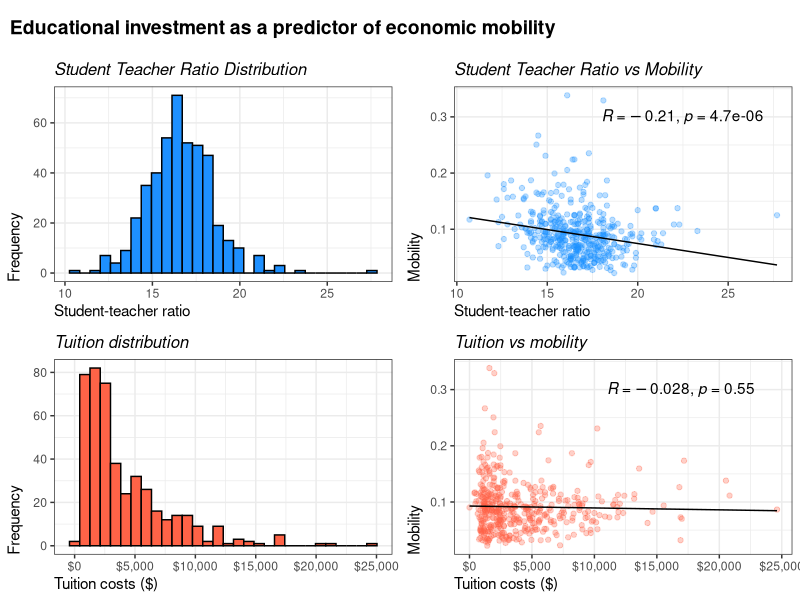
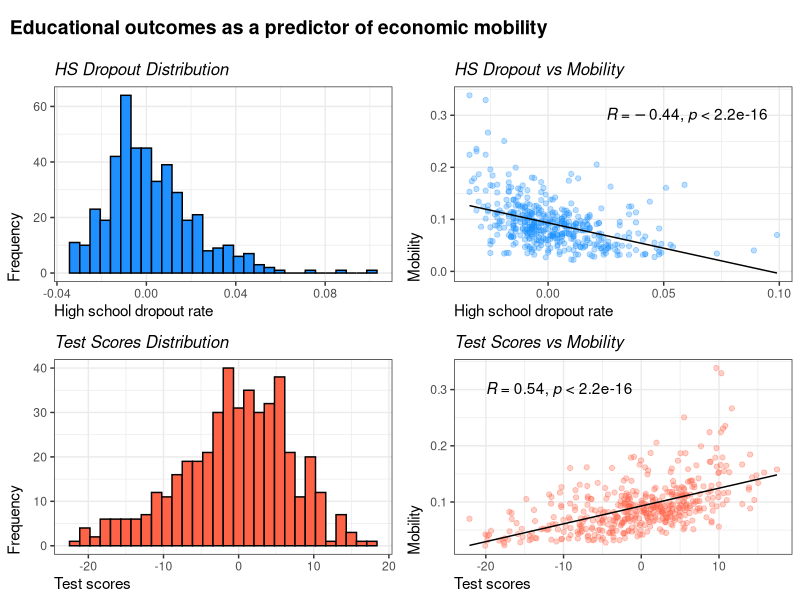
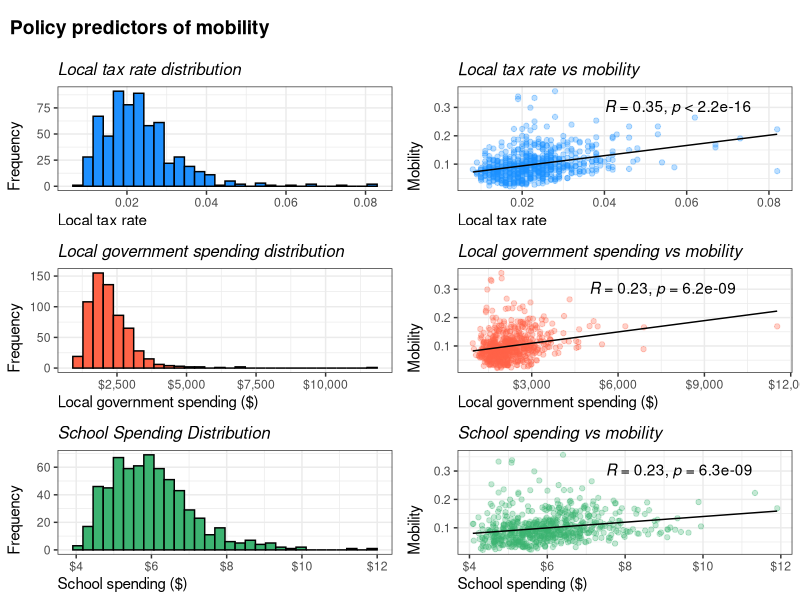
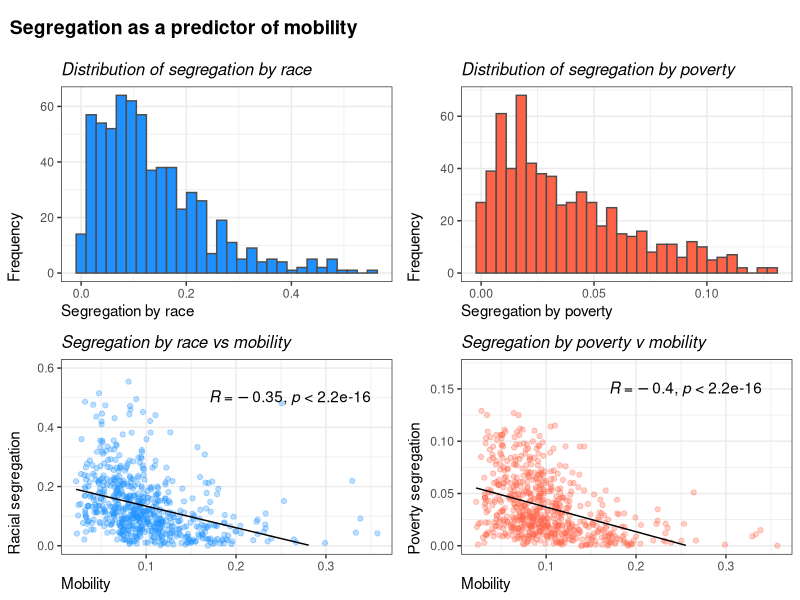
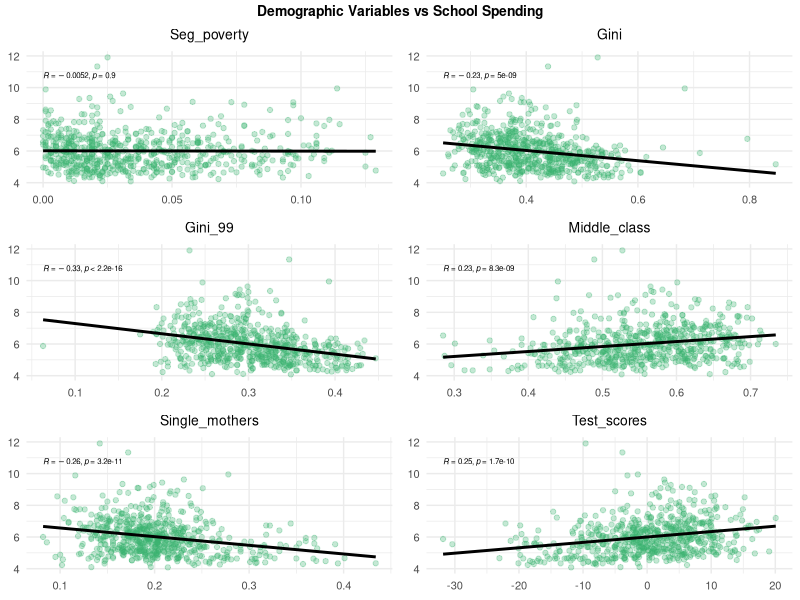
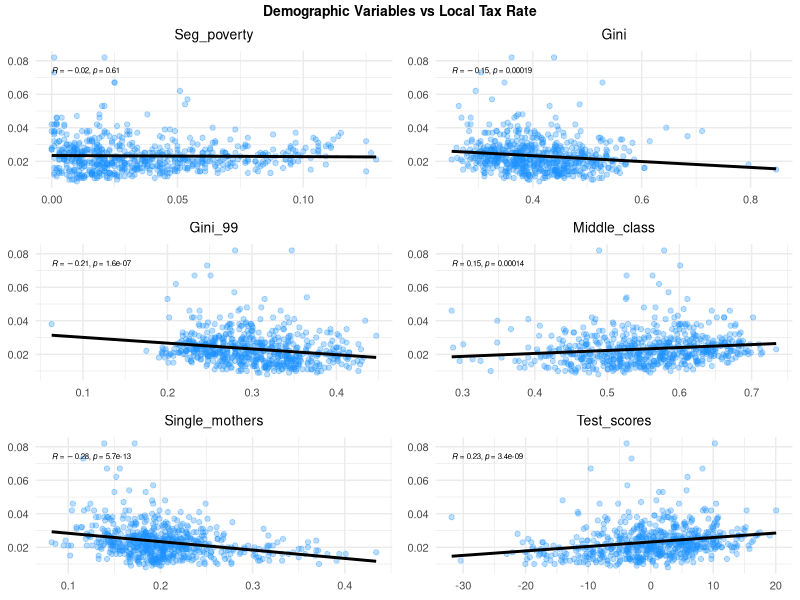
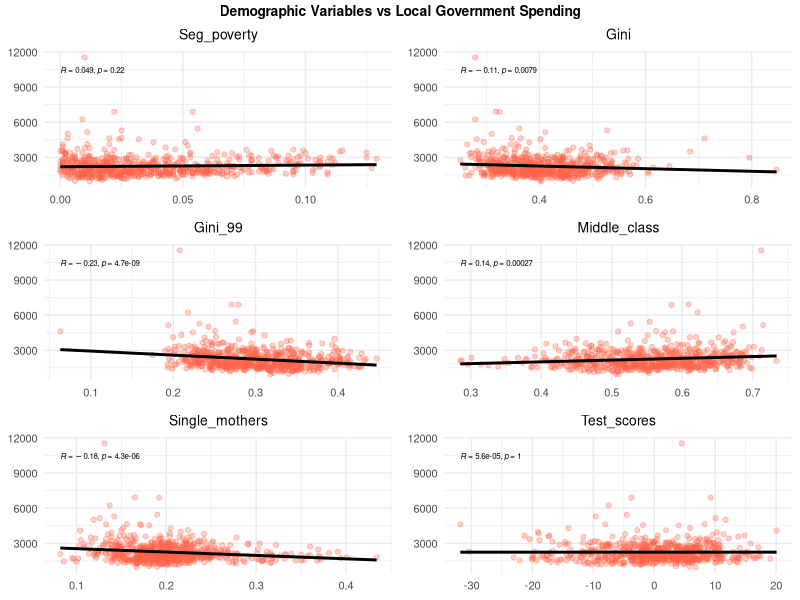
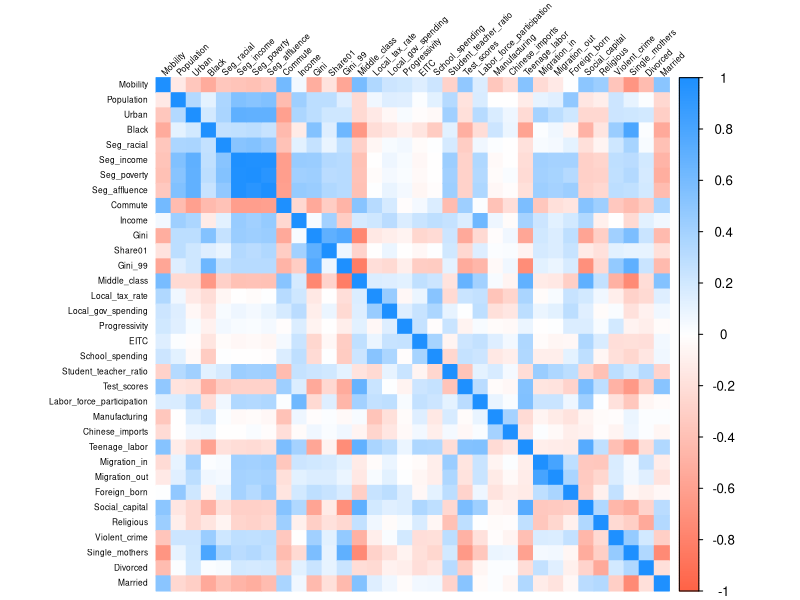

Source code (R) for these figures, in order:
## ---- chunk 1
knitr::opts_chunk$set(echo = FALSE, warning = FALSE)
library(ggplot2)
library(dplyr)
library(corrplot)
library(tidyr)
library(cowplot)
library(ggpubr)
library(GGally)
library(grid)
library(gridExtra)
library(MASS)
library(car)
library(boot)


theme_set(theme_bw())
theme_update(
  plot.title = element_text(size = 12, face = "italic"), 
  axis.title.x = element_text(hjust = 0),
  axis.title.y = element_text(angle=90, hjust = 0, margin = margin(r = 5))
)
## ---- chunk 2
plot_four <- function(a, b, c, d, title) {
  plot_row <- plot_grid(a,b,c,d, align = "hv")
  
  title <- ggdraw() + 
    draw_label(title,
               fontface = 'bold',
               x = 0,
               hjust = 0) +
    theme(plot.margin = margin(0, 0, 0, 7))
  
  plot_grid(title, 
            plot_row,
            ncol = 1,
            rel_heights = c(0.1, 1))
}

plot_two <- function(a, b, title) {
  plot_row <- plot_grid(a,b, align = "hv")
  
  title <- ggdraw() + 
    draw_label(title,
               fontface = 'bold',
               x = 0,
               hjust = 0) +
    theme(plot.margin = margin(0, 0, 0, 7))
  
  plot_grid(title, 
            plot_row,
            ncol = 1,
            rel_heights = c(0.1, 1))
}
## ---- chunk 3
# Read in the mobility dataframe
mobility <- read.csv("mobility-all.csv", 
                     header = TRUE, 
                     stringsAsFactors = TRUE)
## ---- chunk 4
# View NAs
nas <- colSums(is.na(mobility))
print(nas[nas > 0])
## ---- chunk 5
# Remove rows where a value for mobility is missing
mobilityTotalRows <- nrow(mobility)

mobility <- mobility %>%
  drop_na(Mobility) 

# Segment education-related variables
edu_mobility <- mobility[,(names(mobility) %in% c("Mobility", 
                                                   "School_spending", 
                                                   "Student_teacher_ratio", 
                                                   "Test_scores", 
                                                   "HS_dropout", 
                                                   "Colleges", 
                                                   "Tuition", 
                                                   "Graduation"))]

# Drop NAs
edu_mobility <- drop_na(edu_mobility)



# Remove qualitative variables
quals <- c("ID","Name", "State", "Latitude", "Longitude")
mobility <- mobility[,!(names(mobility) %in% quals)]

# Remove columns where more than 100 values are missing
bad_cols <- c("Colleges","Tuition", "Graduation", "HS_dropout") # +100 NULL
mobility <- mobility[,!(names(mobility) %in% bad_cols)]

# Drop remaining NA variables
mobility <- drop_na(mobility)

## ---- chunk 6
# Plot student teacher ratio distribution
p1 <- ggplot(edu_mobility, aes(x= Student_teacher_ratio)) + 
  geom_histogram(bins = 30, fill = 'dodgerblue', color = "black") + 
  ggtitle("Student Teacher Ratio Distribution") +
  xlab("Student-teacher ratio") +
  ylab("Frequency") 

p2 <- ggplot(edu_mobility, aes(x = Student_teacher_ratio, y= Mobility)) + 
  geom_point(color = "dodgerblue", alpha = .3)  + 
  stat_smooth(method = "lm", formula = y ~ x, geom = "line", color = "black", se = FALSE) +
  stat_cor(label.x=18, label.y=.3) +
  ggtitle("Student Teacher Ratio vs Mobility") +
  xlab("Student-teacher ratio") +
  ylab("Mobility")

# Plot tuition distribution
p3 <- ggplot(edu_mobility, aes(x= Tuition)) + 
  geom_histogram(bins = 30, fill = 'tomato', color = 'black') + 
  ggtitle("Tuition distribution") +
  xlab("Tuition costs ($)") + 
  ylab("Frequency") +
  scale_x_continuous(labels = scales::dollar_format())

p4 <- ggplot(edu_mobility, aes(x = Tuition, y= Mobility)) + 
  geom_point(color = "tomato", alpha = .3) + 
  stat_smooth(method = "lm", formula = y ~ x, geom = "line", color = "black", se = FALSE) +
  stat_cor(label.x=11000, label.y=.3) +
  ggtitle("Tuition vs mobility") +
  xlab("Tuition costs ($)") +
  ylab("Mobility") +
  scale_x_continuous(labels = scales::dollar_format())


#(p1 + p3) / (p2 + p4)
plot_four(p1,p2,p3,p4, title = "Educational investment as a predictor of economic mobility")
## ---- chunk 7
# Plot dropout rates distribution
p1 <- ggplot(edu_mobility, aes(x= HS_dropout)) + 
  geom_histogram(bins = 30, fill = 'dodgerblue', color = "black") + 
  ggtitle("HS Dropout Distribution") +
  xlab("High school dropout rate") +
  ylab("Frequency")

p2 <- ggplot(edu_mobility, aes(x = HS_dropout, y= Mobility)) + 
  geom_point(color = "dodgerblue", alpha = .3)  + 
  stat_smooth(method = "lm", formula = y ~ x, geom = "line", color = "black", se = FALSE) +
  stat_cor(label.x=.025, label.y=.3) +
  ggtitle("HS Dropout vs Mobility") + 
  xlab("High school dropout rate") +
  ylab("Mobility")

# Plot test score distribution
p3 <- ggplot(edu_mobility, aes(x= Test_scores)) + 
  geom_histogram(bins = 30, fill = 'tomato', color = "black") + 
  ggtitle("Test Scores Distribution")+
  xlab("Test scores") +
  ylab("Frequency") 

p4 <- ggplot(edu_mobility, aes(x = Test_scores, y= Mobility)) + 
  geom_point(color = "tomato", alpha = .3)  + 
  stat_smooth(method = "lm", formula = y ~ x, geom = "line", color = "black", se = FALSE) +
  stat_cor(label.x=-20, label.y=.3) +
  ggtitle("Test Scores vs Mobility")+
  xlab("Test scores") +
  ylab("Mobility")


plot_four(p1,p2,p3,p4, title = "Educational outcomes as a predictor of economic mobility")
## ---- chunk 8
# Make a correlation matrix
cor_matrix <- cor(mobility, use = "pairwise.complete.obs")

# Pass the correlation matrix to a dataframe
cor_df <- as.data.frame(as.table(cor_matrix))
## ---- chunk 9
# Remove diagonal correlations
cor_df <- cor_df %>%
  filter(Var1 != Var2)

# Standardize Var1 & Var2
cor_df <- cor_df %>%
  dplyr::rowwise() %>%
  dplyr::mutate(pair = paste(sort(c(Var1, Var2)), collapse = "_")) %>%
  dplyr::distinct(pair, .keep_all = TRUE) %>%
  dplyr::select(-pair)

# Sort by correlation
top_corr <- cor_df %>%
  arrange(desc(abs(Freq))) %>%  
  head(50)

# Define policy-driven variables
policy_vars <- c("Local_tax_rate", "Local_gov_spending", "Progressivity", "Gini", 
                 "School_spending", "Gini_99", "Test_scores", 
                 "HS_dropout", "Middle_class", "Social_capital", 
                 "Colleges", "Tuition", "Single_mothers")

# Correlation matrix
cor_matrix <- cor(mobility, use = "pairwise.complete.obs")

# Convert matrix into a dataframe
cor_df <- as.data.frame(as.table(cor_matrix))

# Remove diagonal correlations
cor_df <- cor_df %>%
  filter(Var1 != Var2)

# Standardize Var1 & Var2
cor_df <- cor_df %>%
  dplyr::rowwise() %>%
  dplyr::mutate(pair = paste(sort(c(Var1, Var2)), collapse = "_")) %>%  
  dplyr::distinct(pair, .keep_all = TRUE) %>%
  dplyr::select(-pair) 

# Find top 5 correlated variables
top_correlations <- list()

for (var in policy_vars) {
  top_5 <- cor_df %>%
    filter(Var1 == var | Var2 == var) %>% 
    arrange(desc(abs(Freq))) %>% 
    head(5)  
  top_correlations[[var]] <- top_5
}
## ---- chunk 10
# Print strongest correlations
print(top_correlations$School_spending)
print(top_correlations$Local_tax_rate)
print(top_correlations$Local_gov_spending)
## ---- chunk 11
a <- ggplot(mobility, aes(x= School_spending)) + 
  geom_histogram(bins = 30, fill = 'mediumseagreen', color = "black") + 
  ggtitle("School Spending Distribution") +
  xlab("School spending ($)") +
  ylab("Frequency") + 
  scale_x_continuous(labels = scales::dollar_format())

b <- ggplot(mobility, aes(x = School_spending, y= Mobility)) + 
  geom_point(color = "mediumseagreen", alpha = .3)  + 
  stat_smooth(method = "lm", formula = y ~ x, geom = "line", color = "black", se = FALSE) +
  stat_cor(label.x=7.5, label.y=.3) +
  ggtitle("School spending vs mobility") +
  xlab("School spending ($)") + 
  ylab("Mobility") + 
  scale_x_continuous(labels = scales::dollar_format())

c <- ggplot(mobility, aes(x= Local_tax_rate)) + 
  geom_histogram(bins = 30, fill = 'dodgerblue', color = "black") + 
  ggtitle("Local tax rate distribution") +
  xlab("Local tax rate") +
  ylab("Frequency")

d <- ggplot(mobility, aes(x = Local_tax_rate, y= Mobility)) + 
  geom_point(color = "dodgerblue", alpha = .3)  + 
  stat_smooth(method = "lm", formula = y ~ x, geom = "line", color = "black", se = FALSE) +
  stat_cor(label.x=.04, label.y=.3) +
  ggtitle("Local tax rate vs mobility") +
  xlab("Local tax rate") + 
  ylab("Mobility")

e <- ggplot(mobility, aes(x= Local_gov_spending)) + 
  geom_histogram(bins = 30, fill = 'tomato', color = "black") + 
  ggtitle("Local government spending distribution") +
  xlab("Local government spending ($)") +
  ylab("Frequency") +
  scale_x_continuous(labels = scales::dollar_format())

f <- ggplot(mobility, aes(x = Local_gov_spending, y= Mobility)) + 
  geom_point(color = "tomato", alpha = .3)  + 
  stat_smooth(method = "lm", formula = y ~ x, geom = "line", color = "black", se = FALSE) +
  stat_cor(label.x=5000, label.y=.3) +
  ggtitle("Local government spending vs mobility") +
  xlab("Local government spending ($)") + 
  ylab("Mobility") + 
  scale_x_continuous(labels = scales::dollar_format())

plot_row <- plot_grid(c,d,e,f,a,b, 
                      align = "hv",
                      nrow = 3, 
                      ncol = 2)

title <- ggdraw() + 
  draw_label("Policy predictors of mobility",
             fontface = 'bold',
             x = 0,
             hjust = 0) +
  theme(plot.margin = margin(0, 0, 0, 7))

plot_grid(title, 
          plot_row,
          ncol = 1,
          rel_heights = c(0.1, 1))
## ---- chunk 12
a <- ggplot(mobility, aes(x= Seg_racial)) + 
  geom_histogram(bins = 30, fill = 'dodgerblue', color = "gray30") + 
  ggtitle("Distribution of segregation by race")+
  xlab("Segregation by race") +
  ylab("Frequency")

b <- ggplot(data = mobility, aes(x = Mobility, y = Seg_racial)) + 
  geom_point(color = "dodgerblue", alpha = .3) + 
  stat_smooth(method = "lm", formula = y ~ x, geom = "line", color = "black", se = FALSE) +
  stat_cor(label.x=.17, label.y=.5) +
  ylim(0,.6) + 
  ggtitle("Segregation by race vs mobility") +
  xlab("Mobility") + 
  ylab("Racial segregation")

c <- ggplot(mobility, aes(x= Seg_poverty)) + 
  geom_histogram(bins = 30, fill = 'tomato', color = "gray30") + 
  ggtitle("Distribution of segregation by poverty")+
  xlab("Segregation by poverty") +
  ylab("Frequency") 

d <- ggplot(data = mobility, aes(x = Mobility, y = Seg_poverty)) + 
  geom_point(color = "tomato", alpha = .3) +
  stat_smooth(method = "lm", formula = y ~ x, geom = "line", color = "black", se = FALSE) +
  stat_cor(label.x=.17, label.y=.15) +
  ylim(0,.17) +
  ggtitle("Segregation by poverty v mobility") + 
  xlab("Mobility") + 
  ylab("Poverty segregation")

plot_four(a,c,b,d, title = "Segregation as a predictor of mobility")
## ---- chunk 13
# Create scatter plots
plot_scatter <- function(x_var, color, text_size = 5, r_p_size = 5, keep_axis_titles = FALSE) {  
  ggplot(mobility, aes(.data[[x_var]], School_spending)) +  
    geom_point(color = color, alpha = .3) + 
    geom_smooth(method = "lm", color = "black", se = FALSE) +  # Add linear regression line
    stat_cor(label.x = min(mobility[[x_var]], na.rm = TRUE), 
             label.y = max(mobility$School_spending, na.rm = TRUE) * 0.9, 
             size = r_p_size) +  # Adds R & p-values 
    ggtitle(paste(x_var)) + 
    theme_minimal() +
    theme(
      axis.title = if (keep_axis_titles) element_text(size = 10) else element_blank(),  
      axis.text = element_text(size = 8),  
      plot.title = element_text(hjust = 0.5, size = 10) 
    )
}

# Create plots for other variables 
p1 <- plot_scatter("Seg_poverty", "mediumseagreen", r_p_size = 2)
p2 <- plot_scatter("Gini", "mediumseagreen", r_p_size = 2)
p3 <- plot_scatter("Gini_99", "mediumseagreen", r_p_size = 2)
p4 <- plot_scatter("Middle_class", "mediumseagreen", r_p_size = 2)
p5 <- plot_scatter("Single_mothers", "mediumseagreen", r_p_size = 2)
p6 <- plot_scatter("Test_scores", "mediumseagreen", r_p_size = 2)

# Display all other plots on one page
grid.arrange(
  arrangeGrob(p1, p2, p3, p4, p5, p6, ncol = 2, 
              top = textGrob("Demographic Variables vs School Spending", 
                             gp = gpar(fontsize = 10, fontface = "bold")))
)
## ---- chunk 14
data <- mobility

# Create scatter plots
plot_scatter <- function(x_var, color, text_size = 5, r_p_size = 5, keep_axis_titles = FALSE) {  
  ggplot(data, aes(.data[[x_var]], Local_tax_rate)) + 
    geom_point(color = color, alpha = .3) + 
    geom_smooth(method = "lm", color = "black", se = FALSE) +  
    stat_cor(label.x = min(data[[x_var]]), 
             label.y = max(data$Local_tax_rate, na.rm = TRUE) * 0.9, 
             size = r_p_size) + 
    ggtitle(paste(x_var)) + 
    theme_minimal() +
    theme(
      axis.title = if (keep_axis_titles) element_text(size = 10) else element_blank(), 
      axis.text = element_text(size = 8),  
      plot.title = element_text(hjust = 0.5, size = 10) 
    )
}

# Create plots for other variables 
p1 <- plot_scatter("Seg_poverty", "dodgerblue", r_p_size = 2)
p2 <- plot_scatter("Gini", "dodgerblue", r_p_size = 2)
p3 <- plot_scatter("Gini_99", "dodgerblue", r_p_size = 2)
p4 <- plot_scatter("Middle_class", "dodgerblue", r_p_size = 2)
p5 <- plot_scatter("Single_mothers", "dodgerblue", r_p_size = 2)
p6 <- plot_scatter("Test_scores", "dodgerblue", r_p_size = 2)

# Arrange and display all other plots on one page 
grid.arrange(
  arrangeGrob(p1, p2, p3, p4, p5, p6, ncol = 2,  
              top = textGrob("Demographic Variables vs Local Tax Rate", 
                             gp = gpar(fontsize = 10, fontface = "bold")))
)
## ---- chunk 15
# Create scatter plots
plot_scatter <- function(x_var, color, text_size = 5, r_p_size = 5, keep_axis_titles = FALSE) {  
  ggplot(data, aes(.data[[x_var]], Local_gov_spending)) +  
    geom_point(color = color, alpha = .3, na.rm = TRUE) + 
    geom_smooth(method = "lm", color = "black", se = FALSE) +  
    stat_cor(label.x = min(data[[x_var]], na.rm = TRUE), 
             label.y = max(data$Local_gov_spending, na.rm = TRUE) * 0.9, 
             size = r_p_size) + 
    ggtitle(paste(x_var)) +  
    theme_minimal() +
    theme(
      axis.title = if (keep_axis_titles) element_text(size = 10) else element_blank(),  
      axis.text = element_text(size = 8),  
      plot.title = element_text(hjust = 0.5, size = 10)  
    )
}

# Create plots for other variables 
p1 <- plot_scatter("Seg_poverty", "tomato", r_p_size = 2)
p2 <- plot_scatter("Gini", "tomato", r_p_size = 2)
p3 <- plot_scatter("Gini_99", "tomato", r_p_size = 2)
p4 <- plot_scatter("Middle_class", "tomato", r_p_size = 2)
p5 <- plot_scatter("Single_mothers", "tomato", r_p_size = 2)
p6 <- plot_scatter("Test_scores", "tomato", r_p_size = 2)


# Arrange and display all other plots on one page 
grid.arrange(
  arrangeGrob(p1, p2, p3, p4, p5, p6, ncol = 2,  
              top = textGrob("Demographic Variables vs Local Government Spending", 
                             gp = gpar(fontsize = 10, fontface = "bold")))
)

## ---- chunk 16
# Make a heatmap
corrplot(cor_matrix,
         method = "color",  
         tl.col = "black",  
         tl.cex = 0.5, 
         tl.srt = 45,
         col = colorRampPalette(c("tomato", "white", "dodgerblue"))(200))
## ---- chunk 17
cor_matrix <- cor(edu_mobility, use = "pairwise.complete.obs") 
corrplot(cor_matrix, 
         method = "color",
         type = "upper",
         col = colorRampPalette(c("tomato", "white", "dodgerblue"))(200),
         tl.cex = 0.6, 
         number.cex = 0.8,
         addCoef.col = "black",
         tl.col = "black",
         tl.srt = 30)
## ---- chunk 18
mobility[c("Local_tax_rate", "Local_gov_spending", "School_spending", "Mobility")] %>%
  ggpairs(aes(alpha = 0.5), 
          upper = list(continuous = wrap("cor", size = 3)),
          columnLabels = c("Tax Rate", "Gov Spending", "School Spending", "Mobility"),
          title = "Colinearity analysis of Government Policy",
          progress = FALSE)
## ---- chunk 19
mobility[c("Middle_class", "Income", "Gini", "Gini_99", "Share01")] %>%
  ggpairs(aes(alpha = 0.5), 
          upper = list(continuous = wrap("cor", size = 5)),
          columnLabels = c("Middle class", "Income", "Gini index", "Adj. Gini", "Share01"),
          title = "Colinearity analysis of income and income inequality",
          progress = FALSE)
## ---- chunk 20
mobility[c("Seg_poverty", "Seg_racial", "Seg_affluence", "Seg_income")] %>%
  ggpairs(aes(alpha = 0.5), 
          upper = list(continuous = wrap("cor", size = 5)),
          columnLabels = c("Poverty", "Race", "Affluence", "Income"),
          title = "Colinearity analysis of segregation",
          progress = FALSE)
